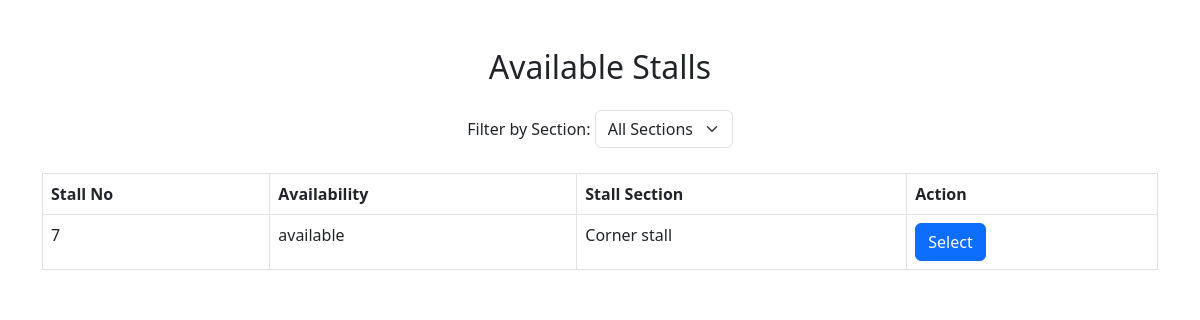
/availability.php?section=Corner stall, run on the app's committed database.
### tables this page shows
CREATE TABLE `stall` (
  `id` int(200) NOT NULL,
  `stall_no` int(200) NOT NULL,
  `renter_name` varchar(200) NOT NULL,
  `availability` varchar(200) NOT NULL,
  `monthly_price` float NOT NULL,
  `yearly_price` float NOT NULL,
  `stall_section` varchar(255) NOT NULL,
  `stall_image` varchar(255) DEFAULT NULL,
  `category` varchar(100) DEFAULT NULL,
  `stall_name` varchar(100) DEFAULT NULL,
  `tenant_id` int(11) DEFAULT NULL,
  `status` varchar(20) DEFAULT 'available',
  `requested_date` date DEFAULT NULL
);

### availability.php (the view, shortened to what this page needs)
<?php
$servername = "localhost";
$username = "root";
$password = "";
$dbname = "rental";
$conn = new mysqli($servername, $username, $password, $dbname);
$filter_section = isset($_GET['section']) ? $_GET['section'] : '';
if (!empty($filter_section)) {
    $stmt = $conn->prepare("SELECT stall_no, availability, stall_section FROM stall WHERE availability = 'available' AND stall_section = ?");
    $stmt->bind_param("s", $filter_section);
    $stmt->execute();
    $result = $stmt->get_result();
} else {
    $sql = "SELECT stall_no, availability, stall_section FROM stall WHERE availability = 'available'";
    $result = $conn->query($sql);
}
?>
<!DOCTYPE html>
<html lang="en">
<head>
    <link href="https://cdn.jsdelivr.net/npm/bootstrap@5.3.0/dist/css/bootstrap.min.css" rel="stylesheet">
</head>
<body>
    <div class="container mt-5">
        <h2 class="text-center mb-4">Available Stalls</h2>
        <form method="GET" class="mb-4 text-center">
            <label for="section" class="form-label">Filter by Section:</label>
            <select name="section" id="section" class="form-select d-inline-block w-auto" onchange="this.form.submit()">
                <option value="">All Sections</option>
            </select>
        </form>
        <table class="table table-bordered">
            <thead>
                <tr>
                    <th>Stall No</th>
                    <th>Availability</th>
                    <th>Stall Section</th>
                    <th>Action</th>
                </tr>
            </thead>
            <tbody>
                <?php if ($result->num_rows > 0): ?>
                    <?php while ($row = $result->fetch_assoc()): ?>
                        <tr>
                            <td><?= $row['stall_no'] ?></td>
                            <td><?= $row['availability'] ?></td>
                            <td><?= $row['stall_section'] ?></td>
                            <td><a href="addtenant.php?stall_no=<?= $row['stall_no'] ?>" class="btn btn-primary">Select</a></td>
                        </tr>
                    <?php endwhile; ?>
                <?php else: ?>
                    <tr>
                        <td colspan="4" class="text-center">No available stalls found.</td>
                    </tr>
                <?php endif; ?>
            </tbody>
        </table>
    </div>
</body>
</html>

### data on the page
stall: stall_no "7", availability "available", stall_section "Corner stall"
